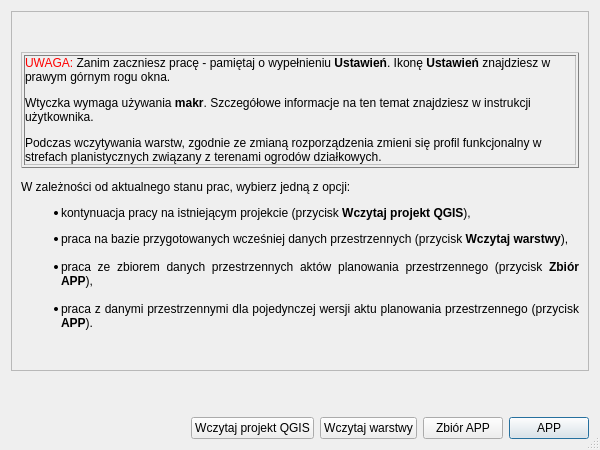
<?xml version="1.0" encoding="UTF-8"?>
<ui version="4.0">
 <class>Dialog</class>
 <widget class="QDialog" name="Dialog">
  <property name="enabled">
   <bool>true</bool>
  </property>
  <property name="geometry">
   <rect>
    <x>0</x>
    <y>0</y>
    <width>600</width>
    <height>450</height>
   </rect>
  </property>
  <property name="minimumSize">
   <size>
    <width>600</width>
    <height>425</height>
   </size>
  </property>
  <property name="windowTitle">
   <string>Dialog</string>
  </property>
  <property name="sizeGripEnabled">
   <bool>true</bool>
  </property>
  <layout class="QGridLayout" name="gridLayout_2">
   <item row="0" column="0">
    <layout class="QVBoxLayout" name="verticalLayout">
     <item>
      <widget class="QScrollArea" name="scrollArea">
       <property name="widgetResizable">
        <bool>true</bool>
       </property>
       <widget class="QWidget" name="scrollAreaWidgetContents">
        <property name="geometry">
         <rect>
          <x>0</x>
          <y>0</y>
          <width>578</width>
          <height>258</height>
         </rect>
        </property>
        <layout class="QGridLayout" name="gridLayout">
         <item row="0" column="0">
          <widget class="QLabel" name="instruction_lbl">
           <property name="frameShape">
            <enum>QFrame::NoFrame</enum>
           </property>
           <property name="text">
            <string>&lt;html&gt;&lt;head/&gt;&lt;body&gt;&lt;table border=&quot;1&quot; style=&quot; margin-top:0px; margin-bottom:0px; margin-left:0px; margin-right:0px; border-collapse:collapse;&quot; cellspacing=&quot;2&quot; cellpadding=&quot;0&quot;&gt;&lt;tr&gt;&lt;td&gt;&lt;p&gt;&lt;span style=&quot; color:#ff0000;&quot;&gt;UWAGA:&lt;/span&gt; Zanim zaczniesz pracę - pamiętaj o wypełnieniu &lt;span style=&quot; font-weight:600;&quot;&gt;Ustawień&lt;/span&gt;. Ikonę &lt;span style=&quot; font-weight:600;&quot;&gt;Ustawień&lt;/span&gt; znajdziesz w prawym górnym rogu okna.&lt;/p&gt;&lt;p&gt;Wtyczka wymaga używania &lt;span style=&quot; font-weight:600;&quot;&gt;makr&lt;/span&gt;. Szczegółowe informacje na ten temat znajdziesz w instrukcji użytkownika.&lt;/p&gt;&lt;p&gt;Podczas wczytywania warstw, zgodnie ze zmianą rozporządzenia zmieni się profil funkcjonalny w strefach planistycznych związany z terenami ogrodów działkowych.&lt;/p&gt;&lt;/td&gt;&lt;/tr&gt;&lt;/table&gt;&lt;p&gt;W zależności od aktualnego stanu prac, wybierz jedną z opcji:&lt;/p&gt;&lt;ul style=&quot;margin-top: 0px; margin-bottom: 0px; margin-left: 0px; margin-right: 0px; -qt-list-indent: 1;&quot;&gt;&lt;li style=&quot; margin-top:12px; margin-bottom:0px; margin-left:0px; margin-right:0px; -qt-block-indent:0; text-indent:0px;&quot;&gt;kontynuacja pracy na istniejącym projekcie (przycisk&lt;span style=&quot; font-weight:600;&quot;&gt; Wczytaj projekt QGIS&lt;/span&gt;),&lt;/li&gt;&lt;li style=&quot; margin-top:12px; margin-bottom:0px; margin-left:0px; margin-right:0px; -qt-block-indent:0; text-indent:0px;&quot;&gt;praca na bazie przygotowanych wcześniej danych przestrzennych (przycisk &lt;span style=&quot; font-weight:600;&quot;&gt;Wczytaj warstwy&lt;/span&gt;),&lt;br/&gt;&lt;/li&gt;&lt;li style=&quot; margin-top:0px; margin-bottom:0px; margin-left:0px; margin-right:0px; -qt-block-indent:0; text-indent:0px;&quot;&gt;praca ze zbiorem danych przestrzennych aktów planowania przestrzennego (przycisk &lt;span style=&quot; font-weight:600;&quot;&gt;Zbiór APP&lt;/span&gt;),&lt;br/&gt;&lt;/li&gt;&lt;li style=&quot; margin-top:0px; margin-bottom:12px; margin-left:0px; margin-right:0px; -qt-block-indent:0; text-indent:0px;&quot;&gt;praca z danymi przestrzennymi dla pojedynczej wersji aktu planowania przestrzennego (przycisk &lt;span style=&quot; font-weight:600;&quot;&gt;APP&lt;/span&gt;).&lt;/li&gt;&lt;/ul&gt;&lt;/body&gt;&lt;/html&gt;</string>
           </property>
           <property name="alignment">
            <set>Qt::AlignJustify|Qt::AlignVCenter</set>
           </property>
           <property name="wordWrap">
            <bool>true</bool>
           </property>
          </widget>
         </item>
        </layout>
       </widget>
      </widget>
     </item>
     <item>
      <layout class="QVBoxLayout" name="verticalLayout_2">
       <item>
        <widget class="QLabel" name="label">
         <property name="text">
          <string/>
         </property>
         <property name="pixmap">
          <pixmap resource="../../../../resources.qrc">:/plugins/wtyczka_app/img/baner_wtyczka.png</pixmap>
         </property>
         <property name="scaledContents">
          <bool>false</bool>
         </property>
         <property name="alignment">
          <set>Qt::AlignCenter</set>
         </property>
        </widget>
       </item>
       <item>
        <spacer name="verticalSpacer">
         <property name="orientation">
          <enum>Qt::Vertical</enum>
         </property>
         <property name="sizeType">
          <enum>QSizePolicy::Fixed</enum>
         </property>
         <property name="sizeHint" stdset="0">
          <size>
           <width>20</width>
           <height>20</height>
          </size>
         </property>
        </spacer>
       </item>
      </layout>
     </item>
     <item>
      <layout class="QHBoxLayout" name="horizontalLayout">
       <item>
        <spacer name="horizontalSpacer">
         <property name="orientation">
          <enum>Qt::Horizontal</enum>
         </property>
         <property name="sizeHint" stdset="0">
          <size>
           <width>40</width>
           <height>20</height>
          </size>
         </property>
        </spacer>
       </item>
       <item>
        <widget class="QPushButton" name="projekt_qgs_btn">
         <property name="enabled">
          <bool>true</bool>
         </property>
         <property name="maximumSize">
          <size>
           <width>16777215</width>
           <height>16777215</height>
          </size>
         </property>
         <property name="text">
          <string>Wczytaj projekt QGIS</string>
         </property>
         <property name="autoDefault">
          <bool>true</bool>
         </property>
         <property name="flat">
          <bool>false</bool>
         </property>
        </widget>
       </item>
       <item>
        <widget class="QPushButton" name="load_btn">
         <property name="text">
          <string>Wczytaj warstwy</string>
         </property>
        </widget>
       </item>
       <item>
        <widget class="QPushButton" name="zbior_btn">
         <property name="text">
          <string>Zbiór APP</string>
         </property>
        </widget>
       </item>
       <item>
        <widget class="QPushButton" name="app_btn">
         <property name="text">
          <string>APP</string>
         </property>
         <property name="default">
          <bool>true</bool>
         </property>
        </widget>
       </item>
      </layout>
     </item>
    </layout>
   </item>
  </layout>
 </widget>
 <connections/>
</ui>
